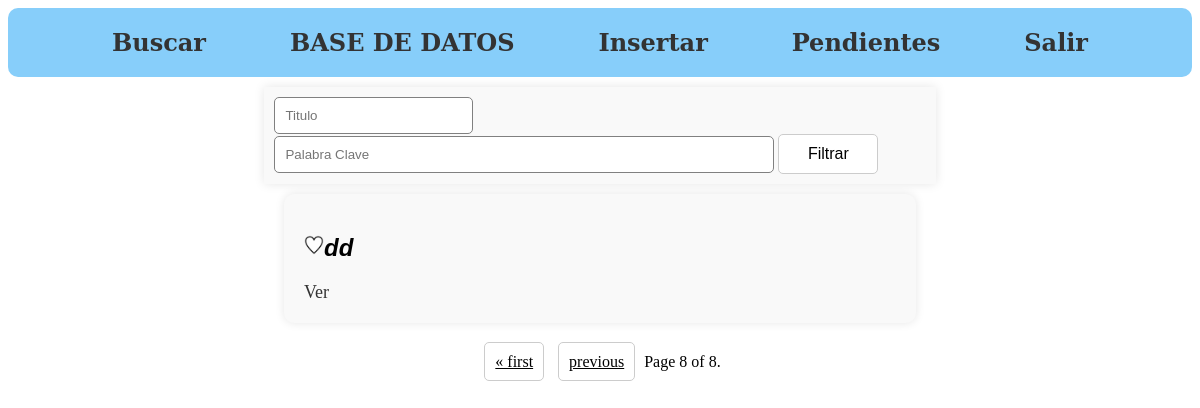
/?page=9 (signed in), run on an earlier commit of the app's database.
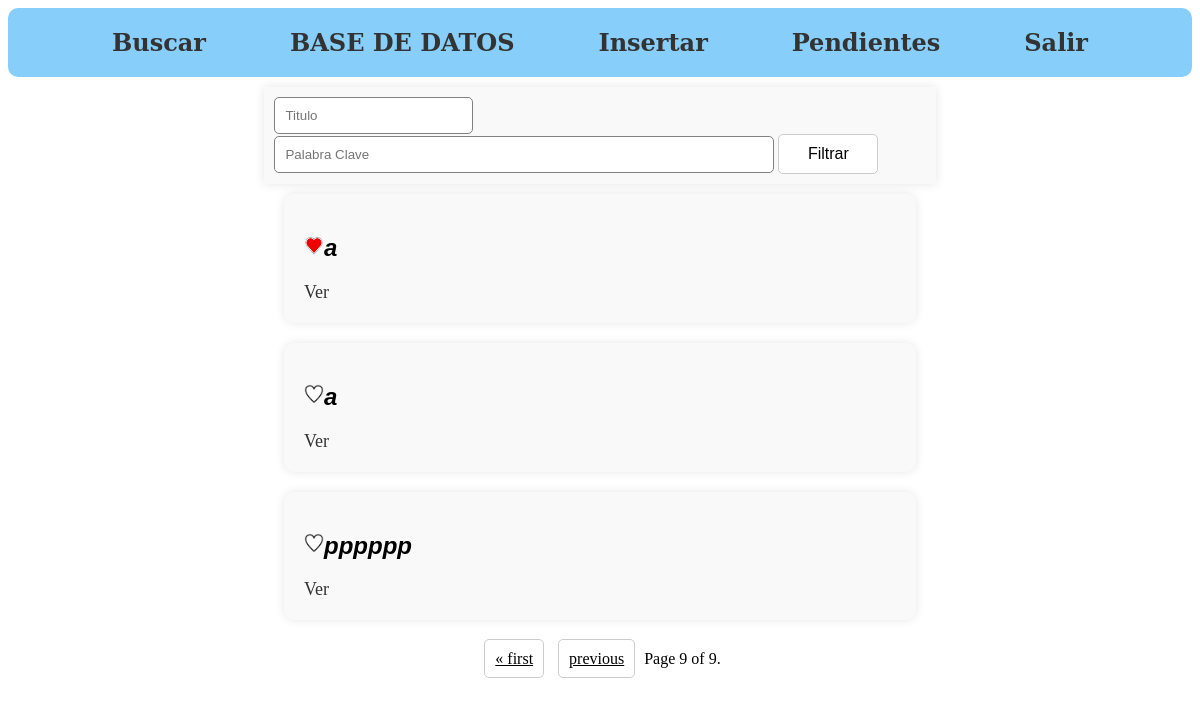
And on a later commit of the database.
### Documents/models.py (models this page shows, shortened)
class ApprovedDocuments(models.Model):
    image = models.ImageField(upload_to='document_images/', default='document_images/default.jpg')
    name = models.CharField(max_length=200)
    text = models.TextField()
    xml_file = models.TextField(default='')

### Documents/views.py (the view, shortened to what this page needs)
# urls.py: path('', views.search, name='index'),
def search(request, from_fav=False):
    documents = ApprovedDocuments.objects.all()
    pagination_size = 4
    try:
        user = User.objects.get(username=request.user.username)
        profile = Profile.objects.get(user=user)
        fav_docs = profile.fav_docs.all()
    except:
        fav_docs = None
    if not from_fav:
        try:
            title = request.POST['title']
        except:
            if request.session.get('filtered', None):
                documents = [ApprovedDocuments.objects.get(pk=i) for i in request.session['filtered']]
            paginator = Paginator(documents, pagination_size)
            page_number = request.GET.get('page')
            page_obj = paginator.get_page(page_number)
            return render(request, 'docs/search.html', {'docs': documents, 'page_obj': page_obj,
                                                        'fav_docs': fav_docs})

### templates/docs/search.html (shortened to what this page needs)
{% extends 'base/main.html' %}
{% block content %}
    {% load static %}
    <div class="filter_block">
    <form action="/search/" method="post">
        <input type="text" name="title" placeholder="Titulo">
        <input type="text" name="kw" placeholder="Palabra Clave" class="kw">
        <button type="submit">Filtrar</button>
    </form>
    </div>
    <div class="docs">
    {% if docs %}
        {% for doc in page_obj %}
            <div class="doc">
            <div class="heading" style="display: flex">
                {% if user.is_authenticated %}
                    {% if doc in fav_docs %}
                        <a href="/rem_fav/{{ doc.id }}?page={{ page_obj.number }}">
                            <img src="/static/red-heart.png" alt="Favorito">
                        </a>
                    {% else %}
                        <a href="/add_fav/{{ doc.id }}?page={{ page_obj.number }}">
                            <img src="/static/black-heart.png" alt="Favorito">
                        </a>
                    {% endif %}
                {% endif %}
                <h2>{{ doc.name }}</h2>
            </div>
                <a href="/doc/{{ doc.id }}?page={{ page_obj.number }}">Ver</a>
            </div>
        {% endfor %}
    {% else %}
        <h2 class="no-results">No se encontraron documentos</h2>
    {% endif %}
    <div class="pagination">
        <span class="step-links">
            {% if page_obj.has_previous %}
                <a href="?page=1">&laquo; first</a>
                <a href="?page={{ page_obj.previous_page_number }}">previous</a>
            {% endif %}
            <span class="current">
                Page {{ page_obj.number }} of {{ page_obj.paginator.num_pages }}.
            </span>
        </span>
    </div>
    </div>
{% endblock %}

What changed in the data, as far as the page shows it:
no longer on this page (row unchanged): ApprovedDocuments: name "dd"
added ApprovedDocuments: name "a"
added ApprovedDocuments: name "a"
added ApprovedDocuments: name "pppppp"
Also different on the page:
{{ page_obj.number }}: "8" → "9"
{{ page_obj.paginator.num_pages }}: "8" → "9"
